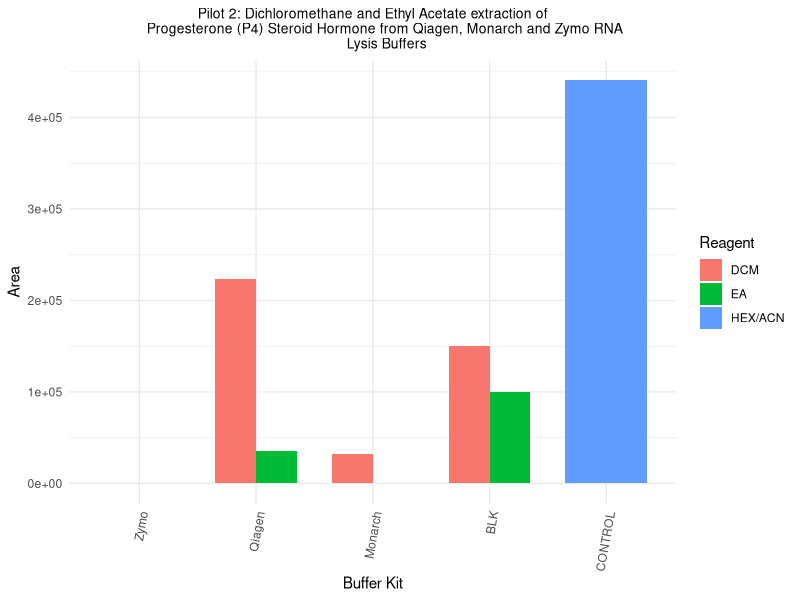
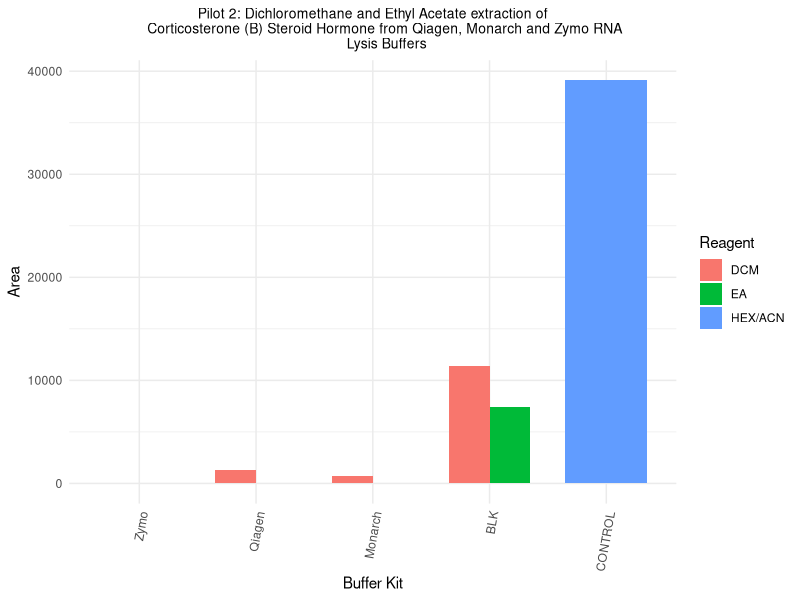
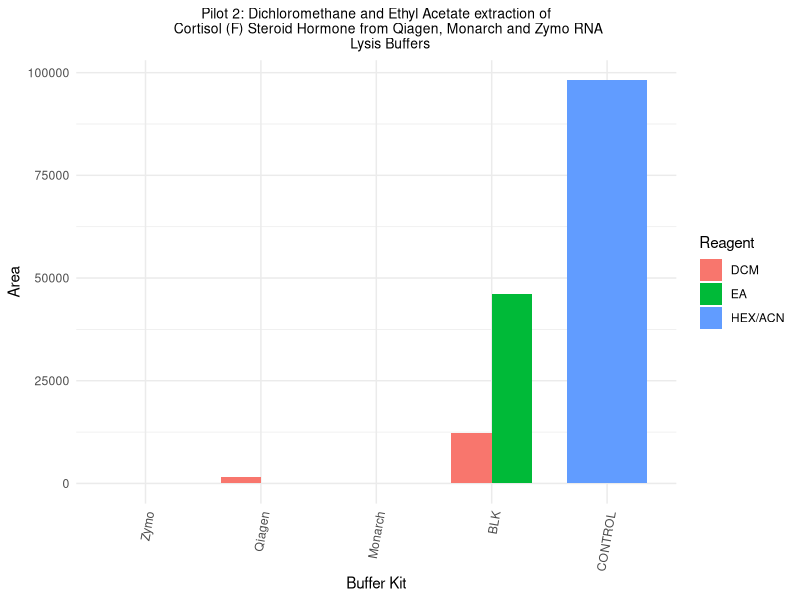
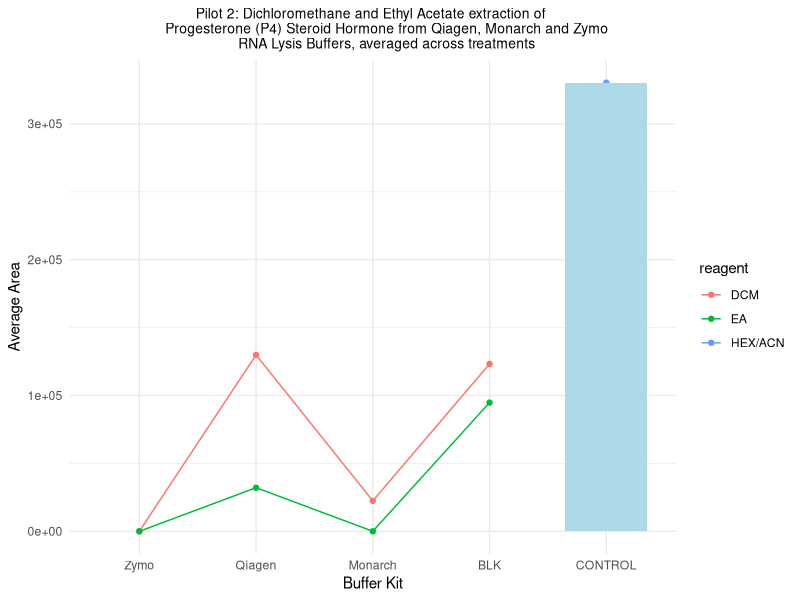
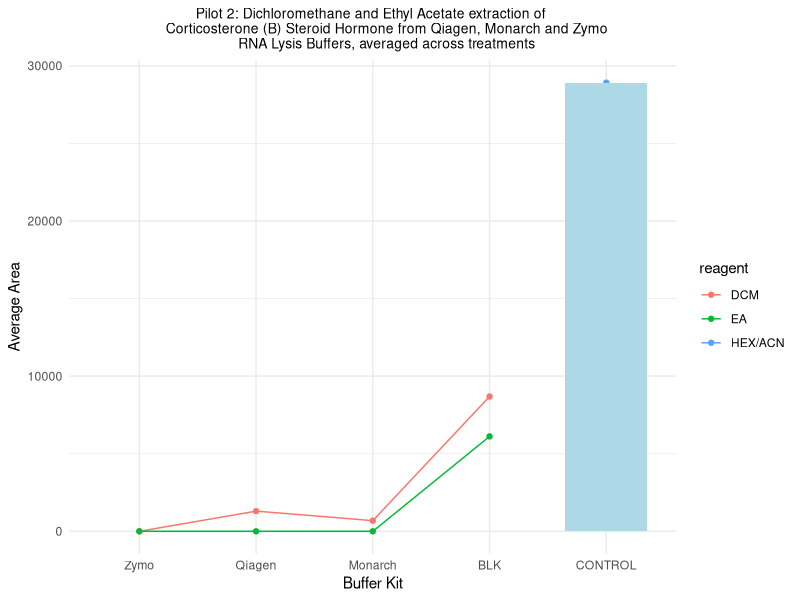
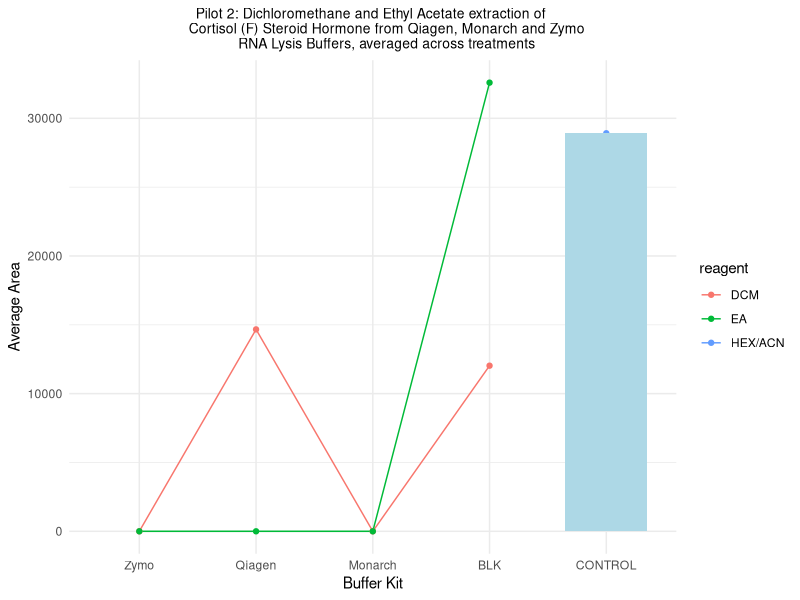

Reproduce these figures in R, in order.
## September 27 2023 - Pilot 2
# Reagents: Ethyl Acetate (EA) and Dichloromethane (DCM)

# Load necessary libraries
library(tidyverse)
library(ggplot2)
library(cowplot)
library(forcats)
library(dplyr)

# Initial read of csv data from Multiquant
pilot2_data <- read.csv("data/sep27data_DCMEA3buffer.csv")
pilot2_data

# Cleaning data types
pilot2_data_cleaned <- pilot2_data %>%
  mutate(area_p4 = as.numeric(area_p4)) %>% 
  mutate(area_f = as.numeric(area_f)) %>% 
  mutate(area_b = as.numeric(area_b)) %>% 
  mutate(reagent = as.factor(reagent)) %>%
  mutate(area_p4 = coalesce(area_p4, 0)) %>%  # Removal of NA values - keep?
  mutate(area_f = coalesce(area_f, 0)) %>% 
  mutate(area_b = coalesce(area_b, 0)) %>% 
  as.data.frame()

pilot2_data_cleaned

# Plotting bar graph of pilot 2 area data per treatment
# P4 Progesterone graph
pilot2_bar_p4 <- pilot2_data_cleaned %>%
  ggplot(aes(x = fct_inorder(buffer), 
             y = (area_p4),
             fill = as.factor(reagent)
             )
         ) +
  geom_bar(stat = "identity",
           position = "dodge",
           width = 0.7,
           na.rm = TRUE
           ) +

  labs(title = "Pilot 2: Dichloromethane and Ethyl Acetate extraction of
       Progesterone (P4) Steroid Hormone from Qiagen, Monarch and Zymo RNA 
       Lysis Buffers",
       x = "Buffer Kit",
       y = "Area",
       fill = "Reagent"
       ) +
  
  theme_minimal() +
  theme(plot.title = element_text(hjust = 0.5, size = 10),
        axis.text.x = element_text(angle = 80, hjust = 1)
        )  

pilot2_bar_p4

# B Corticosterone graph
pilot2_bar_b <- pilot2_data_cleaned %>%
  ggplot(aes(x = fct_inorder(buffer), 
             y = (area_b),
             fill = as.factor(reagent)
  )
  ) +
  geom_bar(stat = "identity",
           position = "dodge",
           width = 0.7,
           na.rm = TRUE
  ) +
  
  labs(title = "Pilot 2: Dichloromethane and Ethyl Acetate extraction of
       Corticosterone (B) Steroid Hormone from Qiagen, Monarch and Zymo RNA 
       Lysis Buffers",
       x = "Buffer Kit",
       y = "Area",
       fill = "Reagent"
  ) +
  
  theme_minimal() +
  theme(plot.title = element_text(hjust = 0.5, size = 10),
        axis.text.x = element_text(angle = 80, hjust = 1)
  )  

pilot2_bar_b

# F Cortisol graph
pilot2_bar_f <- pilot2_data_cleaned %>%
  ggplot(aes(x = fct_inorder(buffer), 
             y = (area_f),
             fill = as.factor(reagent)
  )
  ) +
  geom_bar(stat = "identity",
           position = "dodge",
           width = 0.7,
           na.rm = TRUE
  ) +
#  scale_y_log10() + can transform the y axis to be log - avoid E notation
  
  labs(title = "Pilot 2: Dichloromethane and Ethyl Acetate extraction of
       Cortisol (F) Steroid Hormone from Qiagen, Monarch and Zymo RNA 
       Lysis Buffers",
       x = "Buffer Kit",
       y = "Area",
       fill = "Reagent"
  ) +
  
  theme_minimal() +
  theme(plot.title = element_text(hjust = 0.5, size = 10),
        axis.text.x = element_text(angle = 80, hjust = 1)
  )  

pilot2_bar_f


### -------------------------------------------------------------------------
# Initial read of averaged area data values, calculated from initial MQ data
pilot2_avgdata <- read.csv("data/sep27data_DCMEA3buffer_averaged.csv")

# Cleaning data types
pilot2_avgdata_cleaned <- pilot2_avgdata %>%
  mutate(avg_p4 = as.numeric(avg_p4)) %>% 
  mutate(avg_f = as.numeric(avg_f)) %>% 
  mutate(avg_b = as.numeric(avg_b)) %>% 
  mutate(reagent = as.factor(reagent)) %>%
  mutate(avg_p4 = coalesce(avg_p4, 0)) %>%  # Removal of NA values - keep?
  mutate(avg_f = coalesce(avg_f, 0)) %>% 
  mutate(avg_b = coalesce(avg_b, 0)) %>% 
  as.data.frame()

pilot2_avgdata_cleaned

# Create a new grouping variable
pilot2_avgdata_control <- pilot2_avgdata_cleaned %>%
  filter(buffer == "CONTROL")

pilot2_avgdata_control

# Plotting line graph of pilot 2 data average area per treatment
# P4 Progesterone Graph
pilot2_line_p4 <- ggplot() +
  geom_line(data = pilot2_avgdata_cleaned,
            aes(x = fct_inorder(buffer), 
                y = avg_p4, 
                group = reagent, 
                color = reagent)
            ) +
  geom_point(data = pilot2_avgdata_cleaned,
             aes(x = fct_inorder(buffer), 
                 y = avg_p4, 
                 group = reagent, 
                 color = reagent)
             ) +
  geom_bar(data = pilot2_avgdata_control, # Plots control group as a bar
           aes(x = buffer,
               y = avg_p4),
           stat = "identity",
           position = "dodge",
           fill = "light blue",
           width = 0.7,
           na.rm = TRUE
           ) +
  labs(title = "Pilot 2: Dichloromethane and Ethyl Acetate extraction of 
       Progesterone (P4) Steroid Hormone from Qiagen, Monarch and Zymo
       RNA Lysis Buffers, averaged across treatments",
       x = "Buffer Kit",
       y = "Average Area") +
  theme_minimal() +
  theme(plot.title = element_text(hjust = 0.5, size = 10))

pilot2_line_p4

# B Corticosterone graph
pilot2_line_b <- ggplot() +
  geom_line(data = pilot2_avgdata_cleaned,
            aes(x = fct_inorder(buffer), 
                y = avg_b, 
                group = reagent, 
                color = reagent)
  ) +
  geom_point(data = pilot2_avgdata_cleaned,
             aes(x = fct_inorder(buffer), 
                 y = avg_b, 
                 group = reagent, 
                 color = reagent)
  ) +
  geom_bar(data = pilot2_avgdata_control, # Plots control group as a bar
           aes(x = buffer,
               y = avg_b),
           stat = "identity",
           position = "dodge",
           fill = "light blue",
           width = 0.7,
           na.rm = TRUE
  ) +
  labs(title = "Pilot 2: Dichloromethane and Ethyl Acetate extraction of 
       Corticosterone (B) Steroid Hormone from Qiagen, Monarch and Zymo
       RNA Lysis Buffers, averaged across treatments",
       x = "Buffer Kit",
       y = "Average Area") +
  theme_minimal() +
  theme(plot.title = element_text(hjust = 0.5, size = 10))

pilot2_line_b

# F Cortisol graph
pilot2_line_f <- ggplot() +
  geom_line(data = pilot2_avgdata_cleaned,
            aes(x = fct_inorder(buffer), 
                y = avg_f, 
                group = reagent, 
                color = reagent)
  ) +
  geom_point(data = pilot2_avgdata_cleaned,
             aes(x = fct_inorder(buffer), 
                 y = avg_f, 
                 group = reagent, 
                 color = reagent)
  ) +
  geom_bar(data = pilot2_avgdata_control, # Plots control group as a bar
           aes(x = buffer,
               y = avg_f),
           stat = "identity",
           position = "dodge",
           fill = "light blue",
           width = 0.7,
           na.rm = TRUE
  ) +
  labs(title = "Pilot 2: Dichloromethane and Ethyl Acetate extraction of 
       Cortisol (F) Steroid Hormone from Qiagen, Monarch and Zymo
       RNA Lysis Buffers, averaged across treatments",
       x = "Buffer Kit",
       y = "Average Area") +
  theme_minimal() +
  theme(plot.title = element_text(hjust = 0.5, size = 10))

pilot2_line_f
